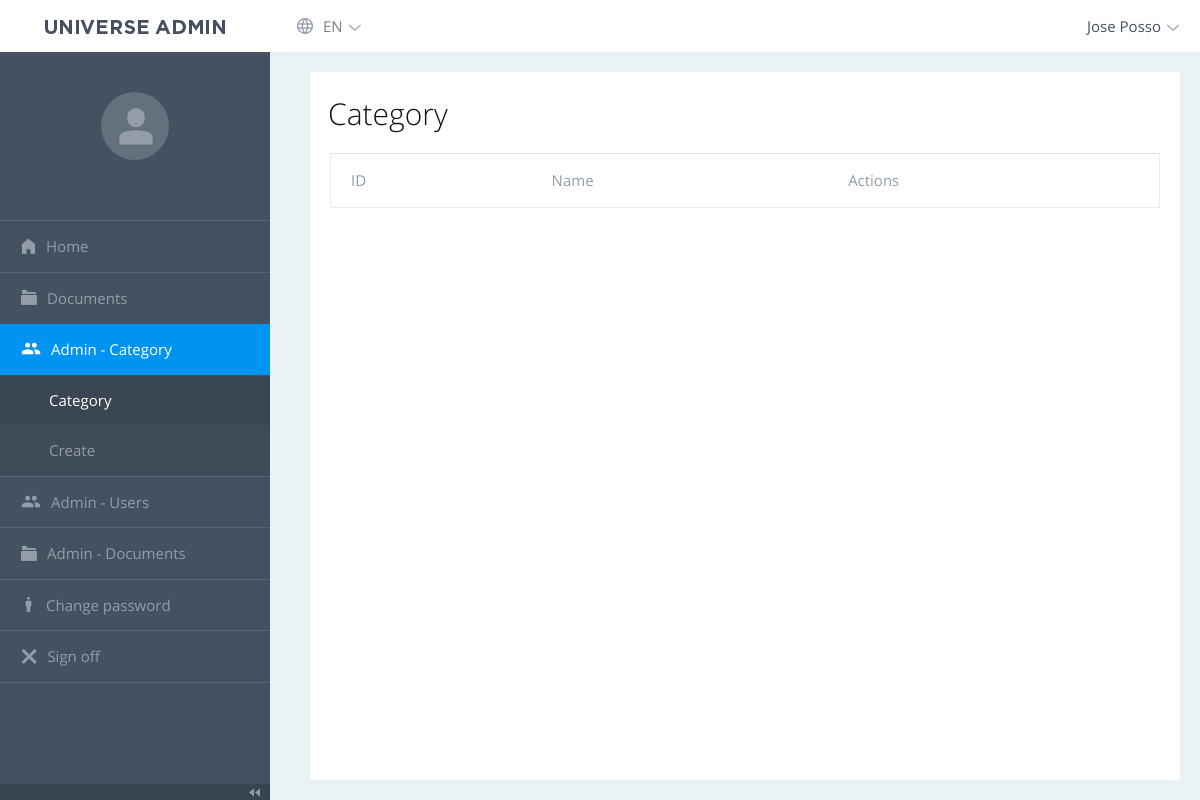
The app's page /php/dashboard/category.php (signed in), older data.
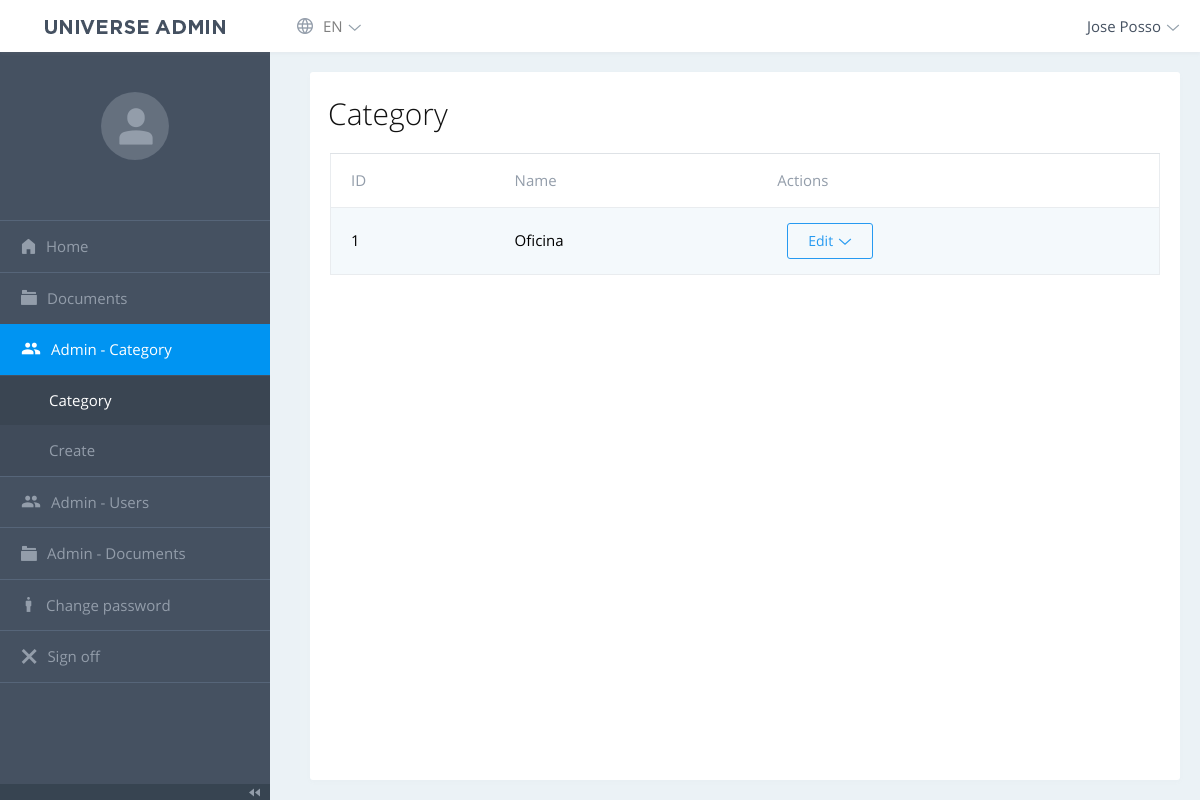
The same page, newer data.
### tables this page shows
CREATE TABLE IF NOT EXISTS `category` (
  `id` int(11) NOT NULL AUTO_INCREMENT,
  `name` varchar(50) NOT NULL,
  PRIMARY KEY (`id`)
);

### php/dashboard/category.php (the view, shortened to what this page needs)
<!DOCTYPE html>
<html lang="es">
<head>
<link rel="stylesheet" href="vendor/datatables/datatables.min.css">
    <link rel="stylesheet" href="fonts/open-sans/style.min.css">
<link rel="stylesheet" href="fonts/universe-admin/style.css">
<link rel="stylesheet" href="fonts/mdi/css/materialdesignicons.min.css">
<link rel="stylesheet" href="fonts/iconfont/style.css">
<link rel="stylesheet" href="vendor/flatpickr/flatpickr.min.css">
<link rel="stylesheet" href="vendor/simplebar/simplebar.css">
<link rel="stylesheet" href="vendor/tagify/tagify.css">
<link rel="stylesheet" href="vendor/tippyjs/tippy.css">
<link rel="stylesheet" href="vendor/select2/css/select2.min.css">
<link rel="stylesheet" href="vendor/bootstrap/css/bootstrap.min.css">
<link rel="stylesheet" href="css/style.min.css" id="stylesheet">
</head>
<body class="js-loading ">
  <div class="navbar navbar-light navbar-expand-lg">
    <?php include("navbar.php"); ?>
  </div>
  <div class="page-wrap">
    <div class="sidebar">
      <?php include("menu.php"); ?>
    </div>
    <div class="page-content">
      <div class="container-fluid container-fh l-2column">
        <div class="m-content">
          <div class="page-content__header">
            <div>
              <h2 class="page-content__header-heading"><?=CATEGORY?></h2>
            </div>
          </div>
          <div class="m-datatable">
            <table id="datatable" class="table table-striped">
              <thead>
              <tr>
                <th>ID</th>
                <th><?=Name?></th>
                <th><?=Actions?></th>
              </tr>
              </thead>
              <tbody>
                <?php
                  require_once("config/connection.php");
                  $query = $mysql->prepare("SELECT * FROM category ORDER BY id DESC");
                  $query->execute();
                  $result = $query->fetchAll();
                  foreach ($result as $row):
                ?>
                <tr>
                  <td><?=$row['id']?></td>
                  <td><?=$row['name']?></td>
                  <td>
                    <div class="dropdown card-widget-d__dropdown">
                      <button class="btn btn-outline-info dropdown-toggle card-widget-d__control" type="button" data-toggle="dropdown">
                        <?=Edit?>
                      </button>
                    </div>
                  </td>
                </tr>
                <?php endforeach; ?>
              </tbody>
            </table>
          </div>
        </div>
      </div>
    </div>
  </div>
</body>
</html>

Row changes from the older to the newer data that the page shows:
added category: id "1", name "Oficina"
